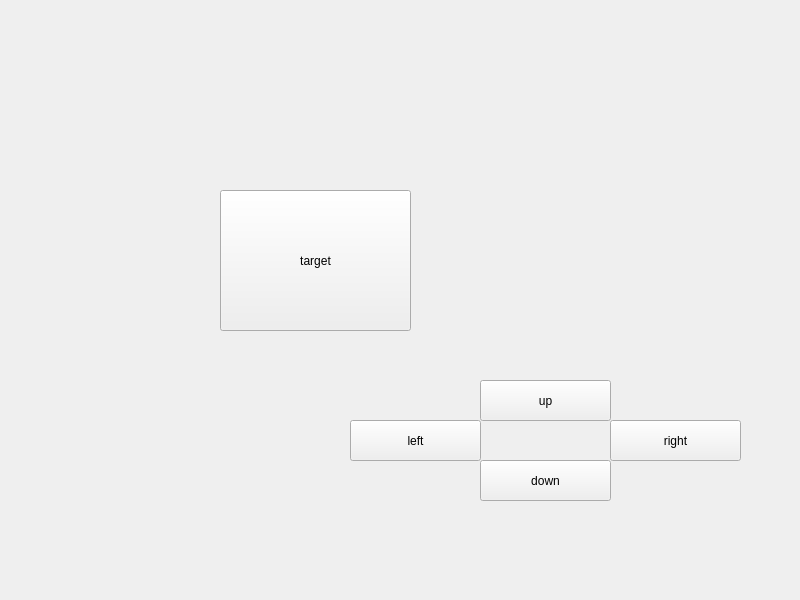
<?xml version="1.0" encoding="UTF-8"?>
<ui version="4.0">
 <class>Widget</class>
 <widget class="QWidget" name="Widget">
  <property name="geometry">
   <rect>
    <x>0</x>
    <y>0</y>
    <width>800</width>
    <height>600</height>
   </rect>
  </property>
  <property name="windowTitle">
   <string>Widget</string>
  </property>
  <widget class="QPushButton" name="pushButton_target">
   <property name="geometry">
    <rect>
     <x>220</x>
     <y>190</y>
     <width>191</width>
     <height>141</height>
    </rect>
   </property>
   <property name="text">
    <string>target</string>
   </property>
  </widget>
  <widget class="QPushButton" name="pushButton_up">
   <property name="geometry">
    <rect>
     <x>480</x>
     <y>380</y>
     <width>131</width>
     <height>41</height>
    </rect>
   </property>
   <property name="text">
    <string>up</string>
   </property>
  </widget>
  <widget class="QPushButton" name="pushButton_right">
   <property name="geometry">
    <rect>
     <x>610</x>
     <y>420</y>
     <width>131</width>
     <height>41</height>
    </rect>
   </property>
   <property name="text">
    <string>right</string>
   </property>
  </widget>
  <widget class="QPushButton" name="pushButton_down">
   <property name="geometry">
    <rect>
     <x>480</x>
     <y>460</y>
     <width>131</width>
     <height>41</height>
    </rect>
   </property>
   <property name="text">
    <string>down</string>
   </property>
  </widget>
  <widget class="QPushButton" name="pushButton_left">
   <property name="geometry">
    <rect>
     <x>350</x>
     <y>420</y>
     <width>131</width>
     <height>41</height>
    </rect>
   </property>
   <property name="text">
    <string>left</string>
   </property>
  </widget>
 </widget>
 <resources/>
 <connections/>
</ui>
